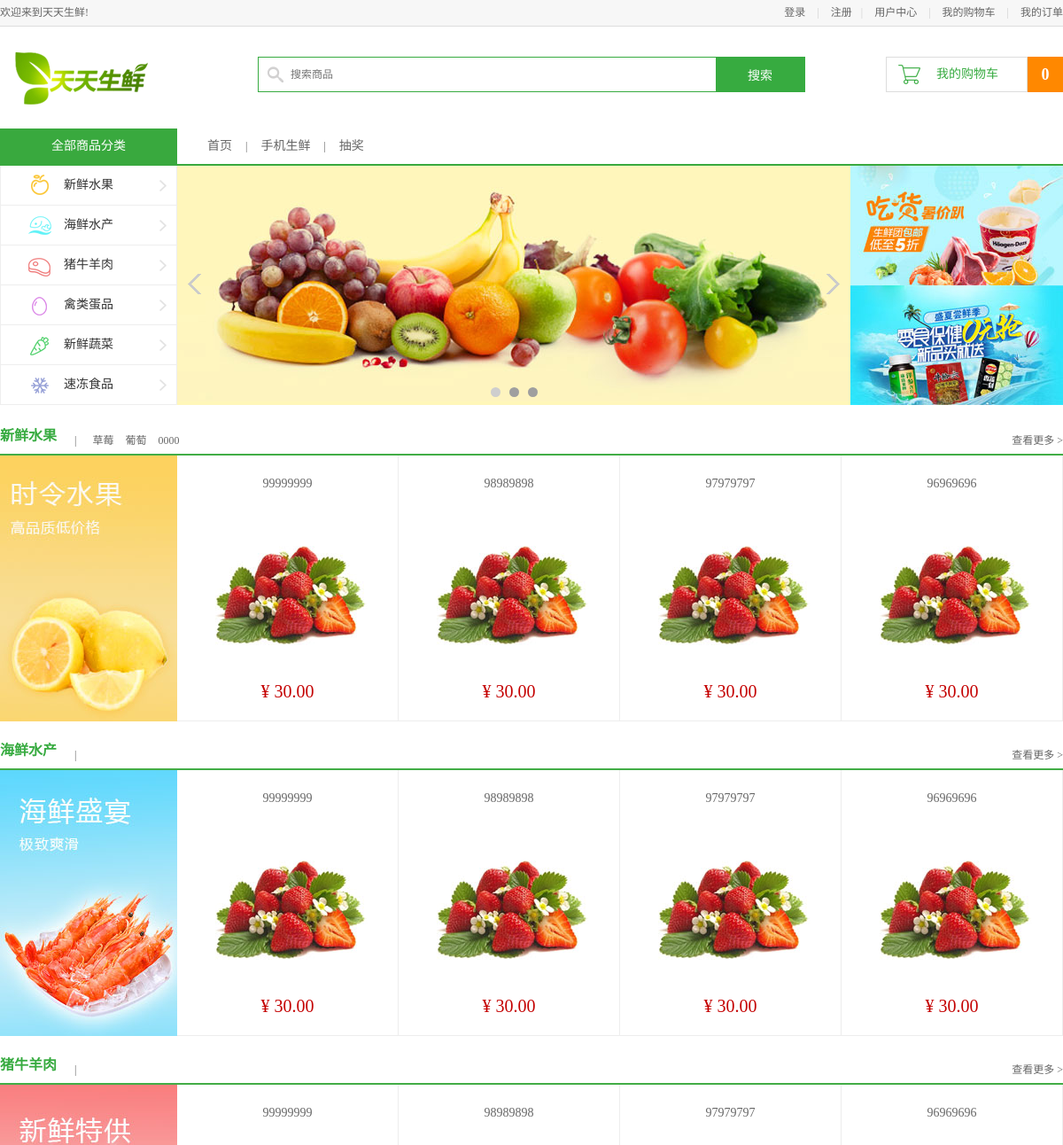
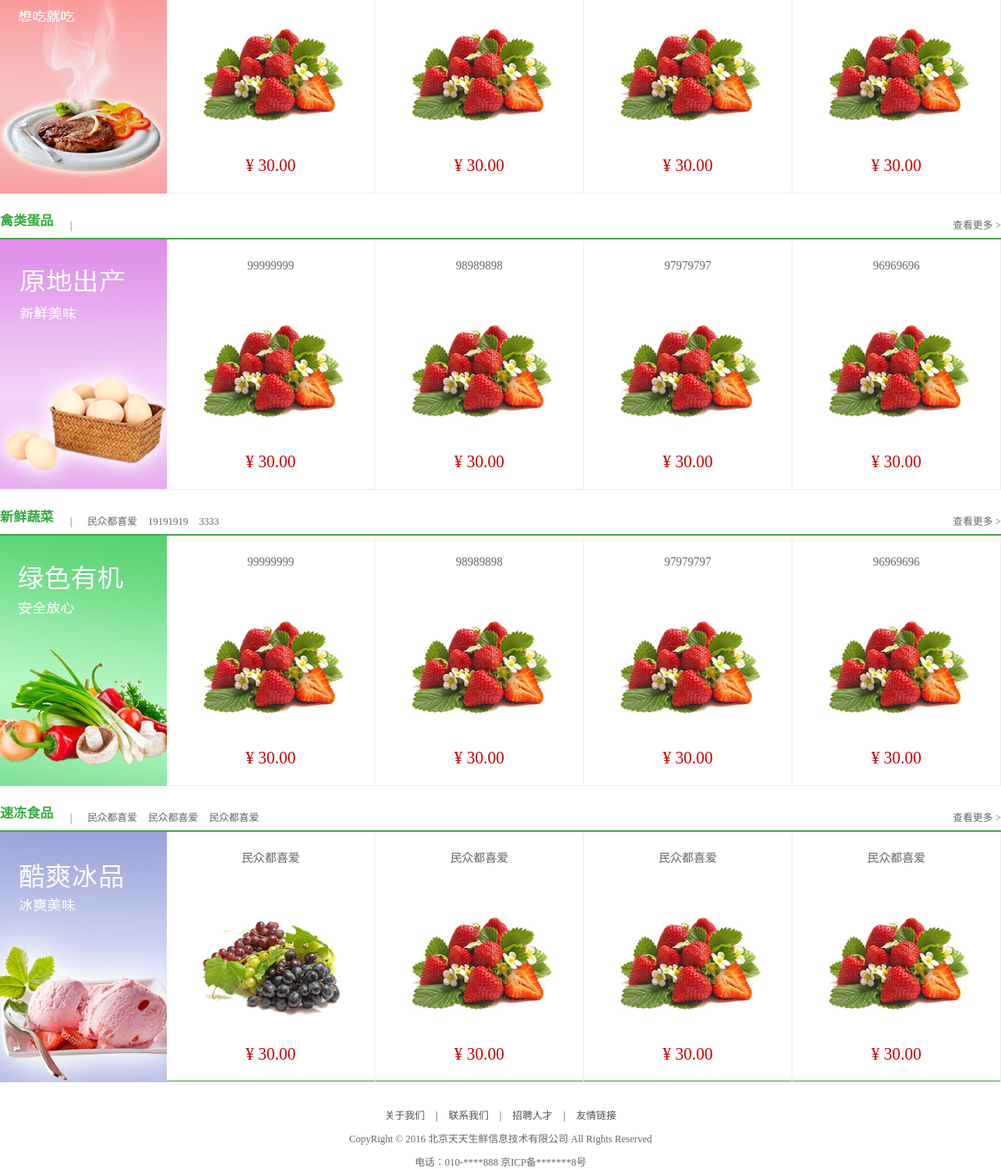
The page / on the database its author committed (2 pictures, top to bottom).
### df_goods/models.py (models this page shows, shortened)
class TypeInfo(models.Model):
    ttitle = models.CharField(max_length=20)
    tshow = models.CharField(max_length=20, default='')
    tbanner = models.ImageField(upload_to='images')
    tcommend1 = models.ForeignKey("GoodsInfo", related_name='commend1', blank=True, null=True)
    tcommend2 = models.ForeignKey("GoodsInfo", related_name='commend2', blank=True, null=True)
    tcommend3 = models.ForeignKey("GoodsInfo", related_name='commend3', blank=True, null=True)
    isDelete = models.BooleanField(default=False)
    objects = BaseManager()
    old_objects = models.Manager()

class Slide(models.Model):
    stitle = models.CharField(max_length=100, blank=True, null=True)
    salt = models.CharField(max_length=100, blank=True, null=True)
    spic = models.ImageField(upload_to='images')
    goods = models.ForeignKey("GoodsInfo", null=True)

class Adv(models.Model):
    atitle = models.CharField(max_length=100, blank=True, null=True)
    aalt = models.CharField(max_length=100, blank=True, null=True)
    apic = models.ImageField(upload_to='images')
    goods = models.ForeignKey("GoodsInfo", null=True)

class GoodsInfo(models.Model):
    gtitle = models.CharField(max_length=20)
    gpic = models.ImageField(upload_to='df_goods')
    gprice = models.DecimalField(max_digits=5, decimal_places=2)
    gunit = models.CharField(max_length=20, default='500g')
    gclick = models.IntegerField(default=0)
    gsummary = models.CharField(max_length=256)
    gstorage = models.IntegerField()
    gwarning = models.IntegerField(default=50)
    gcontent = HTMLField()
    gbig_pic = models.ImageField(upload_to='df_goods')
    up_time = models.DateField(auto_now_add=True)
    isDelete = models.BooleanField(default=False)
    gtype = models.ForeignKey("TypeInfo")
    gtags = models.ManyToManyField('TagInfo', blank=True)
    objects = BaseManager()
    old_objects = models.Manager()
    class Meta:
        ordering = ['-id']
    def __str__(self):
        return self.gtitle

### df_user/decorators.py (the view)
    def wrapper(request, *args, **kwargs):
        user_id = request.session.get('user_id')
        if user_id:
            user_obj = models.UserInfo.objects.get(pk=user_id)
            request.df_user = user_obj
        else:
            request.df_user = None
        return func(request, *args, **kwargs)

### base_manager.py (called while the page is built)
    def get_queryset(self):
        return super(BaseManager, self).get_queryset().filter(isDelete=False)

### df_goods/views.py (called while the page is built)
@get_user
def index(request):
    types = models.TypeInfo.objects.all()
    goods_dic = {}
    for t in types:
        goods = models.GoodsInfo.objects.filter(gtype=t)[0:4]
        goods_dic[t] = goods
    slides = models.Slide.objects.all()
    advs = models.Adv.objects.all()
    context = {
        'user': request.df_user,
        'types': types,
        'goods_dic': goods_dic,
        'slides': slides,
        'advs': advs,
        'cart_count': Cart.objects.filter(user_id=request.session.get('user_id')).count()
    }
    return render(request, 'df_goods/index.html', context)

### templates/df_goods/index.html (shortened to what this page needs)
{% extends 'base_top.html' %}
{% load static %}
{% block body %}
    <div class="navbar_con">
        <div class="navbar">
            <h1 class="fl">全部商品分类</h1>
            <ul class="navlist fl">
                <li><a href="{% url 'index' %}">首页</a></li>
                <li class="interval">|</li>
                <li><a href="">手机生鲜</a></li>
                <li class="interval">|</li>
                <li><a href="">抽奖</a></li>
            </ul>
        </div>
    </div>
    <div class="center_con clearfix">
        <ul class="subnav fl">
            {% for type in goods_dic.keys %}
                <li><a href="#model{{ type.id }}" class="{{ type.tshow }}">{{ type.ttitle }}</a></li>
            {% endfor %}
        </ul>
        <div class="slide fl">
            <ul class="slide_pics">
                {% for slide in slides %}
                    <li><a href="{% url 'detail' slide.goods.id %}"><img src="/static/{{ slide.spic }}" alt="{% if slide.salt %}{{ slide.salt }}{% else %}{{ slide.goods.gtitle }}{% endif %}" title="{% if slide.stitle %}{{ slide.stitle }}{% else %}{{ slide.goods.gtitle }}{% endif %}"></a></li>
                {% endfor %}
            </ul>
            <div class="prev"></div>
            <div class="next"></div>
            <ul class="points"></ul>
        </div>
        <div class="adv fl">
            {% for adv in advs %}
                <a href="{% url 'detail' adv.goods.id %}"><img src="/static/{{ adv.apic }}" alt="{{ adv.aalt|default:adv.goods.gtitle }}" title="{{ adv.atitle|default:adv.goods.gtitle }}"></a>
            {% endfor %}
        </div>
    </div>
    {% for type, goods in goods_dic.items %}
        <div class="list_model">
            <div class="list_title clearfix">
                <h3 class="fl" id="model{{ type.id }}">{{ type.ttitle }}</h3>
                <div class="subtitle fl">
                    <span>|</span>
                    {% if type.tcommend1 %}
                        <a href="{% url 'detail' type.tcommend1.id %}">{{ type.tcommend1 }}</a>
                    {% endif %}
                    {% if type.tcommend2 %}
                        <a href="{% url 'detail' type.tcommend2.id %}">{{ type.tcommend2 }}</a>
                    {% endif %}
                    {% if type.tcommend3 %}
                        <a href="{% url 'detail' type.tcommend3.id %}">{{ type.tcommend3 }}</a>
                    {% endif %}
                </div>
                <a href="{% url 'list' type.id 0 1 %}" class="goods_more fr" id="fruit_more">查看更多 ></a>
            </div>
            <div class="goods_con clearfix">
                <div class="goods_banner fl"><a href="{% url 'list' type.id 0 1 %}"><img src="/static/{{ type.tbanner }}"></a></div>
                <ul class="goods_list fl">
                    {% for good in goods %}
                        <li>
                            <h4><a href="{% url 'detail' good.id %}">{{ good.gtitle }}</a></h4>
                            <a href="{% url 'detail' good.id %}"><img src="/static/{{ good.gpic }}"></a>
                            <div class="prize">¥ {{ good.gprice }}</div>
                        </li>
                    {% endfor %}
                </ul>
            </div>
        </div>
    {% endfor %}
{% endblock %}

### static/css/main.css (style rules this page uses)
body { font-family:'Microsoft Yahei';font-size:12px;color:#666; }
html,body { height:100% }
.navbar_con { height:40px;border-bottom:2px solid #39a93e }
.navbar { width:1200px;margin:0 auto; }
.navbar h1 { width:200px;height:40px;line-height:40px;text-align: center;font-size:14px;color:#fff;background-color:#39a93e; }
.navlist { margin-left:34px; }
.navlist li { height:40px;float:left;line-height:40px; }
.navlist li a { color:#666;font-size:14px }
.navlist .interval { margin:0 15px; }
.center_con { width:1200px;height:270px;margin:0 auto; }
.subnav { width:198px;height:270px;border-left:1px solid #eee;border-right:1px solid #eee; }
.subnav li { height:44px;border-bottom:1px solid #eee;background:url(../images/icons.png) 178px -257px no-repeat #fff; }
.subnav li a { display:block;height:44px;line-height:44px;text-indent:71px;font-size:14px;color:#333 }
.subnav li .fruit { background:url(../images/icons.png) 28px 0px no-repeat; }
.subnav li .seafood { background:url(../images/icons.png) 28px -43px no-repeat; }
.subnav li .meet { background:url(../images/icons.png) 28px -86px no-repeat; }
.subnav li .egg { background:url(../images/icons.png) 28px -132px no-repeat; }
.subnav li .vegetables { background:url(../images/icons.png) 28px -174px no-repeat; }
.subnav li .ice { background:url(../images/icons.png) 28px -220px no-repeat; }
.slide { width:760px;height:270px;position:relative;overflow:hidden; }
.slide .slide_pics { position:relative;left:0;top:0;width:760px;height:270px; }
.slide .slide_pics li { width:760px;height:270px;position:absolute;left:0;top:0 }
.slide .prev,.slide .next { width:17px;height:23px;background:url(../images/icons.png) left -388px no-repeat;position:absolute;left:11px;top:122px;cursor:pointer; }
.slide .next { background-position:left -428px;left:732px; }
.points { width:100%;height:11px;position:absolute;left:0;top:250px;text-align:center; }
.adv { width:240px;height:270px; overflow:hidden; background-color:gold; }
.adv a { display:block;float:left; }
.list_model { width:1200px;height:340px;margin:15px auto 0; }
.list_title { height:40px;border-bottom:2px solid #42ad46 }
.list_title h3 { height:40px;line-height:40px;font-size:16px;color:#37ab40;font-weight:bold; }
.list_title .subtitle { height:20px;line-height:20px;margin-top:15px; }
.list_title .subtitle span { color:#666;margin:0 10px 0 20px; }
.list_title .subtitle a { color:#666;margin:0 5px; }
.goods_more { height:20px;margin-top:15px;color:#666 }
.goods_con { height:300px; }
.goods_banner { width:200px;height:300px; }
.goods_banner img { width:200px;height:300px; }
.goods_list { width:1000px;height:299px;border-bottom:1px solid #ededed }
.goods_list li { height:299px;width:249px;border-right:1px solid #ededed;float:left }
.goods_list li h4 { width:200px;height:50px;margin:20px auto 0;text-align:center; }
.goods_list li h4 a { font-size:14px;color:#666;font-weight:normal;line-height:24px; }
.goods_list li img { display:block;width:180px;height:180px;margin:0 auto; }
.goods_list li .prize { text-align:center;font-size:20px;color:#c40000;margin-top:5px; }

### rows shown on the page
TypeInfo: ttitle "新鲜水果", tcommend1 "草莓", tcommend2 "葡萄", tcommend3 "0000", tbanner (picture)
TypeInfo: ttitle "海鲜水产", tbanner (picture)
TypeInfo: ttitle "猪牛羊肉", tbanner (picture)
TypeInfo: ttitle "禽类蛋品", tbanner (picture)
TypeInfo: ttitle "新鲜蔬菜", tcommend1 "民众都喜爱", tcommend2 "19191919", tcommend3 "3333", tbanner (picture)
TypeInfo: ttitle "速冻食品", tcommend1 "民众都喜爱", tcommend2 "民众都喜爱", tcommend3 "民众都喜爱", tbanner (picture)
Slide: spic (picture)
Adv: apic (picture)
Adv: apic (picture)
GoodsInfo: gtitle "99999999", gpic (picture), gprice "30.00"
GoodsInfo: gtitle "98989898", gpic (picture), gprice "30.00"
GoodsInfo: gtitle "97979797", gpic (picture), gprice "30.00"
GoodsInfo: gtitle "96969696", gpic (picture), gprice "30.00"
GoodsInfo: gtitle "99999999", gpic (picture), gprice "30.00"
GoodsInfo: gtitle "98989898", gpic (picture), gprice "30.00"
GoodsInfo: gtitle "97979797", gpic (picture), gprice "30.00"
GoodsInfo: gtitle "96969696", gpic (picture), gprice "30.00"
GoodsInfo: gtitle "99999999", gpic (picture), gprice "30.00"
GoodsInfo: gtitle "98989898", gpic (picture), gprice "30.00"
GoodsInfo: gtitle "97979797", gpic (picture), gprice "30.00"
GoodsInfo: gtitle "96969696", gpic (picture), gprice "30.00"
GoodsInfo: gtitle "99999999", gpic (picture), gprice "30.00"
GoodsInfo: gtitle "98989898", gpic (picture), gprice "30.00"
GoodsInfo: gtitle "97979797", gpic (picture), gprice "30.00"
GoodsInfo: gtitle "96969696", gpic (picture), gprice "30.00"
GoodsInfo: gtitle "99999999", gpic (picture), gprice "30.00"
GoodsInfo: gtitle "98989898", gpic (picture), gprice "30.00"
GoodsInfo: gtitle "97979797", gpic (picture), gprice "30.00"
GoodsInfo: gtitle "96969696", gpic (picture), gprice "30.00"
GoodsInfo: gtitle "民众都喜爱", gpic (picture), gprice "30.00"
GoodsInfo: gtitle "民众都喜爱", gpic (picture), gprice "30.00"
GoodsInfo: gtitle "民众都喜爱", gpic (picture), gprice "30.00"
GoodsInfo: gtitle "民众都喜爱", gpic (picture), gprice "30.00"

### other values the page prints
{{ cart_count|default:'0' }} "0"
